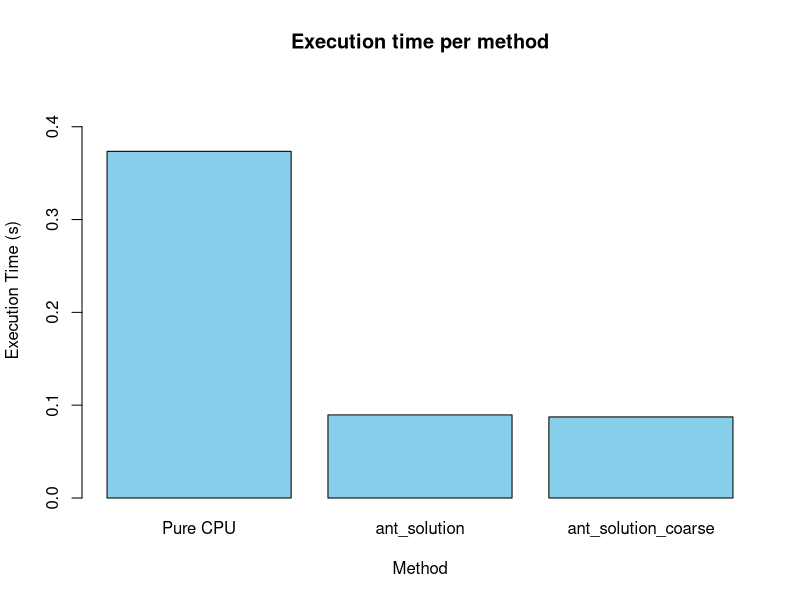

Generate this figure with R:
method <- c("Pure CPU", "ant_solution", "ant_solution_coarse")
time_s <- c(0.37348, 0.08953, 0.08732)

png('method_bargraph.png')

barplot(time_s, names.arg=method, xlab="Method", ylab="Execution Time (s)", main="Execution time per method", col="skyblue", width=0.6, ylim=c(0,max(time_s)*1.2), bg="lightgray")

dev.off()
